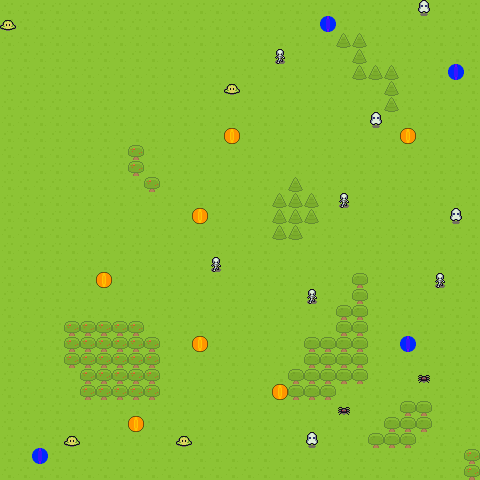

A 2D game scene composited from a Tiled map and its tileset images. What follows is a short description and the map's XML, with each tile layer's data collapsed to a summary:
An orthogonal 30x30 tile map with 16x16 px tiles, 5 tile layers (Grass, Obstacles, pickup, monster layer, ...), 3 tilesets.

<map version="1.4" tiledversion="1.4.3" orientation="orthogonal" renderorder="left-up" width="30" height="30" tilewidth="16" tileheight="16" infinite="0" nextlayerid="7" nextobjectid="1">
 <editorsettings>
  <export target="map1.json" format="json" />
 </editorsettings>
 <tileset firstgid="1" name="spritesheet" tilewidth="16" tileheight="16" tilecount="6" columns="2">
  <image source="spritesheet.png" width="32" height="48" />
 </tileset>
 <tileset firstgid="7" name="pickupsSmall" tilewidth="16" tileheight="16" tilecount="6" columns="3">
  <image source="../sprites/New Piskel.png" width="48" height="32" />
  <tile id="0">
   <properties>
    <property name="kind" value="goldcoin" />
   </properties>
  </tile>
  <tile id="1">
   <properties>
    <property name="kind" value="goldcoin" />
   </properties>
  </tile>
  <tile id="2">
   <properties>
    <property name="kind" value="goldcoin" />
   </properties>
  </tile>
  <tile id="3">
   <properties>
    <property name="kind" value="healthgem" />
   </properties>
  </tile>
  <tile id="4">
   <properties>
    <property name="kind" value="healthgem" />
   </properties>
  </tile>
  <tile id="5">
   <properties>
    <property name="kind" value="healthgem" />
   </properties>
  </tile>
 </tileset>
 <tileset firstgid="13" name="monsters" tilewidth="16" tileheight="16" tilecount="96" columns="12">
  <image source="../characters.png" width="192" height="128" />
  <tile id="0">
   <properties>
    <property name="kind" value="" />
    <property name="speed" type="int" value="0" />
   </properties>
  </tile>
  <tile id="1">
   <properties>
    <property name="kind" value="" />
    <property name="speed" type="int" value="0" />
   </properties>
  </tile>
  <tile id="2">
   <properties>
    <property name="kind" value="" />
    <property name="speed" type="int" value="0" />
   </properties>
  </tile>
  <tile id="3">
   <properties>
    <property name="kind" value="" />
    <property name="speed" type="int" value="0" />
   </properties>
  </tile>
  <tile id="4">
   <properties>
    <property name="kind" value="" />
    <property name="speed" type="int" value="0" />
   </properties>
  </tile>
  <tile id="5">
   <properties>
    <property name="kind" value="" />
    <property name="speed" type="int" value="0" />
   </properties>
  </tile>
  <tile id="6">
   <properties>
    <property name="kind" value="" />
    <property name="speed" type="int" value="0" />
   </properties>
  </tile>
  <tile id="7">
   <properties>
    <property name="kind" value="" />
    <property name="speed" type="int" value="0" />
   </properties>
  </tile>
  <tile id="8">
   <properties>
    <property name="kind" value="" />
    <property name="speed" type="int" value="0" />
   </properties>
  </tile>
  <tile id="9">
   <properties>
    <property name="kind" value="skeleton" />
    <property name="speed" type="int" value="45" />
   </properties>
  </tile>
  <tile id="10">
   <properties>
    <property name="kind" value="skeleton" />
    <property name="speed" type="int" value="45" />
   </properties>
  </tile>
  <tile id="11">
   <properties>
    <property name="kind" value="skeleton" />
    <property name="speed" type="int" value="45" />
   </properties>
  </tile>
  <tile id="12">
   <properties>
    <property name="kind" value="" />
    <property name="speed" type="int" value="0" />
   </properties>
  </tile>
  <tile id="13">
   <properties>
    <property name="kind" value="" />
    <property name="speed" type="int" value="0" />
   </properties>
  </tile>
  <tile id="14">
   <properties>
    <property name="kind" value="" />
    <property name="speed" type="int" value="0" />
   </properties>
  </tile>
  <tile id="15">
   <properties>
    <property name="kind" value="" />
    <property name="speed" type="int" value="0" />
   </properties>
  </tile>
  <tile id="16">
   <properties>
    <property name="kind" value="" />
    <property name="speed" type="int" value="0" />
   </properties>
  </tile>
  <tile id="17">
   <properties>
    <property name="kind" value="" />
    <property name="speed" type="int" value="0" />
   </properties>
  </tile>
  <tile id="18">
   <properties>
    <property name="kind" value="" />
    <property name="speed" type="int" value="0" />
   </properties>
  </tile>
  <tile id="19">
   <properties>
    <property name="kind" value="" />
    <property name="speed" type="int" value="0" />
   </properties>
  </tile>
  <tile id="20">
   <properties>
    <property name="kind" value="" />
    <property name="speed" type="int" value="0" />
   </properties>
  </tile>
  <tile id="21">
   <properties>
    <property name="kind" value="skeleton" />
    <property name="speed" type="int" value="45" />
   </properties>
  </tile>
  <tile id="22">
   <properties>
    <property name="kind" value="skeleton" />
    <property name="speed" type="int" value="45" />
   </properties>
  </tile>
  <tile id="23">
   <properties>
    <property name="kind" value="skeleton" />
    <property name="speed" type="int" value="45" />
   </properties>
  </tile>
  <tile id="24">
   <properties>
    <property name="kind" value="" />
    <property name="speed" type="int" value="0" />
   </properties>
  </tile>
  <tile id="25">
   <properties>
    <property name="kind" value="" />
    <property name="speed" type="int" value="0" />
   </properties>
  </tile>
  <tile id="26">
   <properties>
    <property name="kind" value="" />
    <property name="speed" type="int" value="0" />
   </properties>
  </tile>
  <tile id="27">
   <properties>
    <property name="kind" value="" />
    <property name="speed" type="int" value="0" />
   </properties>
  </tile>
  <tile id="28">
   <properties>
    <property name="kind" value="" />
    <property name="speed" type="int" value="0" />
   </properties>
  </tile>
  <tile id="29">
   <properties>
    <property name="kind" value="" />
    <property name="speed" type="int" value="0" />
   </properties>
  </tile>
  <tile id="30">
   <properties>
    <property name="kind" value="" />
    <property name="speed" type="int" value="0" />
   </properties>
  </tile>
  <tile id="31">
   <properties>
    <property name="kind" value="" />
    <property name="speed" type="int" value="0" />
   </properties>
  </tile>
  <tile id="32">
   <properties>
    <property name="kind" value="" />
    <property name="speed" type="int" value="0" />
   </properties>
  </tile>
  <tile id="33">
   <properties>
    <property name="kind" value="skeleton" />
    <property name="speed" type="int" value="45" />
   </properties>
  </tile>
  <tile id="34">
   <properties>
    <property name="kind" value="skeleton" />
    <property name="speed" type="int" value="45" />
   </properties>
  </tile>
  <tile id="35">
   <properties>
    <property name="kind" value="skeleton" />
    <property name="speed" type="int" value="45" />
   </properties>
  </tile>
  <tile id="36">
   <properties>
    <property name="kind" value="" />
    <property name="speed" type="int" value="0" />
   </properties>
  </tile>
  <tile id="37">
   <properties>
    <property name="kind" value="" />
    <property name="speed" type="int" value="0" />
   </properties>
  </tile>
  <tile id="38">
   <properties>
    <property name="kind" value="" />
    <property name="speed" type="int" value="0" />
   </properties>
  </tile>
  <tile id="39">
   <properties>
    <property name="kind" value="" />
    <property name="speed" type="int" value="0" />
   </properties>
  </tile>
  <tile id="40">
   <properties>
    <property name="kind" value="" />
    <property name="speed" type="int" value="0" />
   </properties>
  </tile>
  <tile id="41">
   <properties>
    <property name="kind" value="" />
    <property name="speed" type="int" value="0" />
   </properties>
  </tile>
  <tile id="42">
   <properties>
    <property name="kind" value="" />
    <property name="speed" type="int" value="0" />
   </properties>
  </tile>
  <tile id="43">
   <properties>
    <property name="kind" value="" />
    <property name="speed" type="int" value="0" />
   </properties>
  </tile>
  <tile id="44">
   <properties>
    <property name="kind" value="" />
    <property name="speed" type="int" value="0" />
   </properties>
  </tile>
  <tile id="45">
   <properties>
    <property name="kind" value="skeleton" />
    <property name="speed" type="int" value="45" />
   </properties>
  </tile>
  <tile id="46">
   <properties>
    <property name="kind" value="skeleton" />
    <property name="speed" type="int" value="45" />
   </properties>
  </tile>
  <tile id="47">
   <properties>
    <property name="kind" value="skeleton" />
    <property name="speed" type="int" value="45" />
   </properties>
  </tile>
  <tile id="48">
   <properties>
    <property name="kind" value="slime" />
    <property name="speed" type="int" value="40" />
   </properties>
  </tile>
  <tile id="49">
   <properties>
    <property name="kind" value="slime" />
    <property name="speed" type="int" value="40" />
   </properties>
  </tile>
  <tile id="50">
   <properties>
    <property name="kind" value="slime" />
    <property name="speed" type="int" value="40" />
   </properties>
  </tile>
  <tile id="51">
   <properties>
    <property name="kind" value="bat" />
    <property name="speed" type="int" value="30" />
   </properties>
  </tile>
  <tile id="52">
   <properties>
    <property name="kind" value="bat" />
    <property name="speed" type="int" value="30" />
   </properties>
  </tile>
  <tile id="53">
   <properties>
    <property name="kind" value="bat" />
    <property name="speed" type="int" value="30" />
   </properties>
  </tile>
  <tile id="54">
   <properties>
    <property name="kind" value="ghost" />
    <property name="speed" type="int" value="60" />
   </properties>
  </tile>
  <tile id="55">
   <properties>
    <property name="kind" value="ghost" />
    <property name="speed" type="int" value="60" />
   </properties>
  </tile>
  <tile id="56">
   <properties>
    <property name="kind" value="ghost" />
    <property name="speed" type="int" value="60" />
   </properties>
  </tile>
  <tile id="57">
   <properties>
    <property name="kind" value="spider" />
    <property name="speed" type="int" value="20" />
   </properties>
  </tile>
  <tile id="58">
   <properties>
    <property name="kind" value="spider" />
    <property name="speed" type="int" value="20" />
   </properties>
  </tile>
  <tile id="59">
   <properties>
    <property name="kind" value="spider" />
    <property name="speed" type="int" value="20" />
   </properties>
  </tile>
  <tile id="60">
   <properties>
    <property name="kind" value="slime" />
    <property name="speed" type="int" value="40" />
   </properties>
  </tile>
  <tile id="61">
   <properties>
    <property name="kind" value="slime" />
    <property name="speed" type="int" value="40" />
   </properties>
  </tile>
  <tile id="62">
   <properties>
    <property name="kind" value="slime" />
    <property name="speed" type="int" value="40" />
   </properties>
  </tile>
  <tile id="63">
   <properties>
    <property name="kind" value="bat" />
    <property name="speed" type="int" value="30" />
   </properties>
  </tile>
  <tile id="64">
   <properties>
    <property name="kind" value="bat" />
    <property name="speed" type="int" value="30" />
   </properties>
  </tile>
  <tile id="65">
   <properties>
    <property name="kind" value="bat" />
    <property name="speed" type="int" value="30" />
   </properties>
  </tile>
  <tile id="66">
   <properties>
    <property name="kind" value="ghost" />
    <property name="speed" type="int" value="60" />
   </properties>
  </tile>
  <tile id="67">
   <properties>
    <property name="kind" value="ghost" />
    <property name="speed" type="int" value="60" />
   </properties>
  </tile>
  <tile id="68">
   <properties>
    <property name="kind" value="ghost" />
    <property name="speed" type="int" value="60" />
   </properties>
  </tile>
  <tile id="69">
   <properties>
    <property name="kind" value="spider" />
    <property name="speed" type="int" value="20" />
   </properties>
  </tile>
  <tile id="70">
   <properties>
    <property name="kind" value="spider" />
    <property name="speed" type="int" value="20" />
   </properties>
  </tile>
  <tile id="71">
   <properties>
    <property name="kind" value="spider" />
    <property name="speed" type="int" value="20" />
   </properties>
  </tile>
  <tile id="72">
   <properties>
    <property name="kind" value="slime" />
    <property name="speed" type="int" value="40" />
   </properties>
  </tile>
  <tile id="73">
   <properties>
    <property name="kind" value="slime" />
    <property name="speed" type="int" value="40" />
   </properties>
  </tile>
  <tile id="74">
   <properties>
    <property name="kind" value="slime" />
    <property name="speed" type="int" value="40" />
   </properties>
  </tile>
  <tile id="75">
   <properties>
    <property name="kind" value="bat" />
    <property name="speed" type="int" value="30" />
   </properties>
  </tile>
  <tile id="76">
   <properties>
    <property name="kind" value="bat" />
    <property name="speed" type="int" value="30" />
   </properties>
  </tile>
  <tile id="77">
   <properties>
    <property name="kind" value="bat" />
    <property name="speed" type="int" value="30" />
   </properties>
  </tile>
  <tile id="78">
   <properties>
    <property name="kind" value="ghost" />
    <property name="speed" type="int" value="60" />
   </properties>
  </tile>
  <tile id="79">
   <properties>
    <property name="kind" value="ghost" />
    <property name="speed" type="int" value="60" />
   </properties>
  </tile>
  <tile id="80">
   <properties>
    <property name="kind" value="ghost" />
    <property name="speed" type="int" value="60" />
   </properties>
  </tile>
  <tile id="81">
   <properties>
    <property name="kind" value="spider" />
    <property name="speed" type="int" value="20" />
   </properties>
  </tile>
  <tile id="82">
   <properties>
    <property name="kind" value="spider" />
    <property name="speed" type="int" value="20" />
   </properties>
  </tile>
  <tile id="83">
   <properties>
    <property name="kind" value="spider" />
    <property name="speed" type="int" value="20" />
   </properties>
  </tile>
  <tile id="84">
   <properties>
    <property name="kind" value="slime" />
    <property name="speed" type="int" value="40" />
   </properties>
  </tile>
  <tile id="85">
   <properties>
    <property name="kind" value="slime" />
    <property name="speed" type="int" value="40" />
   </properties>
  </tile>
  <tile id="86">
   <properties>
    <property name="kind" value="slime" />
    <property name="speed" type="int" value="40" />
   </properties>
  </tile>
  <tile id="87">
   <properties>
    <property name="kind" value="bat" />
    <property name="speed" type="int" value="30" />
   </properties>
  </tile>
  <tile id="88">
   <properties>
    <property name="kind" value="bat" />
    <property name="speed" type="int" value="30" />
   </properties>
  </tile>
  <tile id="89">
   <properties>
    <property name="kind" value="bat" />
    <property name="speed" type="int" value="30" />
   </properties>
  </tile>
  <tile id="90">
   <properties>
    <property name="kind" value="ghost" />
    <property name="speed" type="int" value="60" />
   </properties>
  </tile>
  <tile id="91">
   <properties>
    <property name="kind" value="ghost" />
    <property name="speed" type="int" value="60" />
   </properties>
  </tile>
  <tile id="92">
   <properties>
    <property name="kind" value="ghost" />
    <property name="speed" type="int" value="60" />
   </properties>
  </tile>
  <tile id="93">
   <properties>
    <property name="kind" value="spider" />
    <property name="speed" type="int" value="20" />
   </properties>
  </tile>
  <tile id="94">
   <properties>
    <property name="kind" value="spider" />
    <property name="speed" type="int" value="20" />
   </properties>
  </tile>
  <tile id="95">
   <properties>
    <property name="kind" value="spider" />
    <property name="speed" type="int" value="20" />
   </properties>
  </tile>
 </tileset>
 <layer id="1" name="Grass" width="30" height="30">
  <data>[900 cells, 900 non-empty, 1 distinct tile ids]</data>
 </layer>
 <layer id="2" name="Obstacles" width="30" height="30">
  <properties>
   <property name="collide" type="bool" value="true" />
  </properties>
  <data>[900 cells, 77 non-empty, 3 distinct tile ids]</data>
 </layer>
 <layer id="3" name="pickup" width="30" height="30">
  <data>[900 cells, 11 non-empty, 2 distinct tile ids]</data>
 </layer>
 <layer id="5" name="monster layer" width="30" height="30">
  <data>[900 cells, 15 non-empty, 4 distinct tile ids]</data>
 </layer>
 <layer id="6" name="complete" width="30" height="30">
  <data>[900 cells, 2 non-empty, 1 distinct tile ids]</data>
 </layer>
</map>
